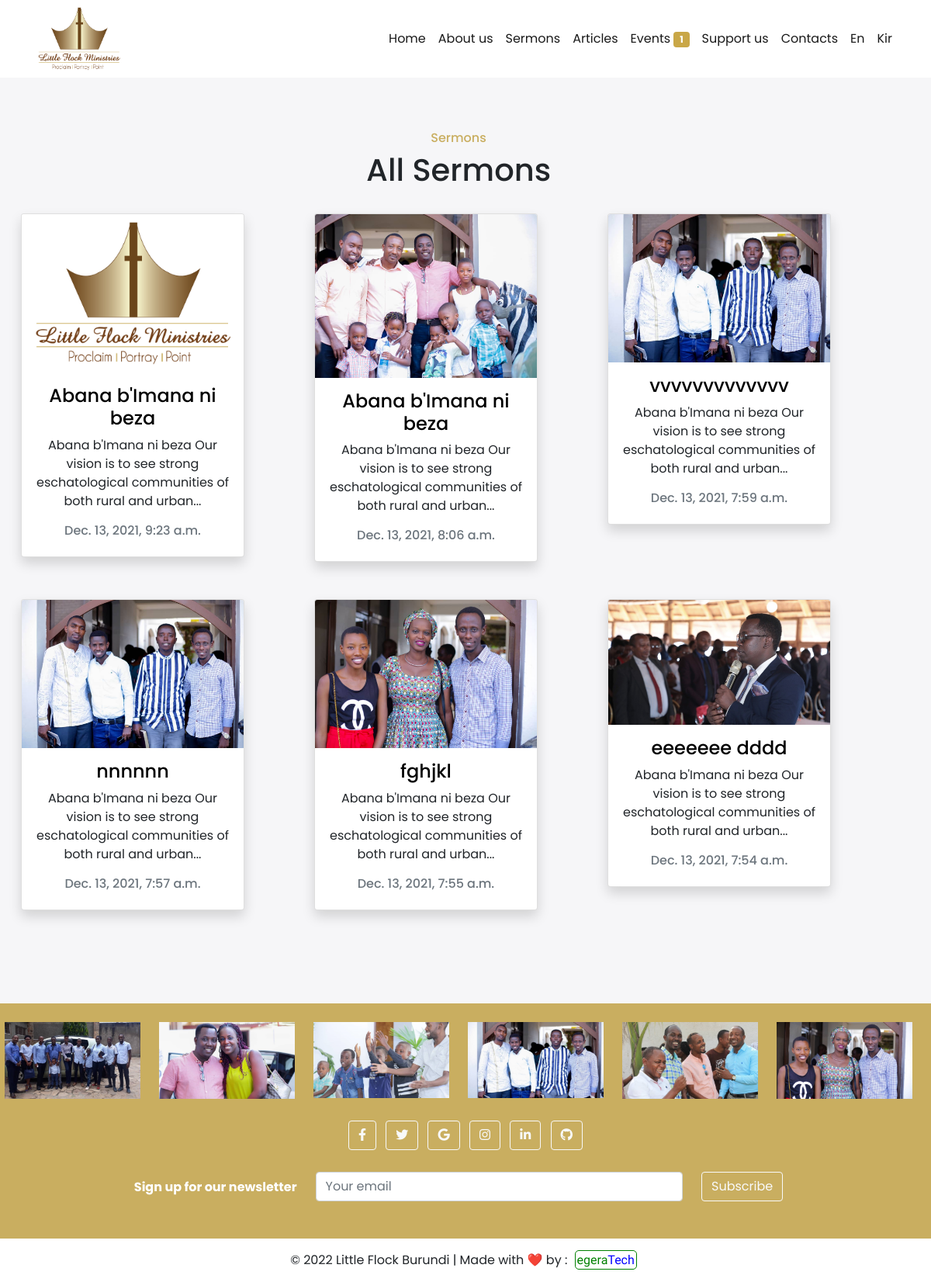
The app's page /sermons/ with its own data.
### flock/models.py (models this page shows, shortened)
class Sermon(models.Model):
    title = models.CharField(max_length=101)
    slug = models.SlugField(max_length=150, unique=True)
    date = models.DateTimeField(auto_now_add=True)
    body = models.TextField()
    photo = models.ImageField(upload_to='%Y/%m/%d/', default='default.png', blank=True)
    def snippet(self):
        return self.body[:100] +'...'

### flock/views.py (the view)
# urls.py: re_path(r'sermons/', views.sermon_list, name='sermons'),
def sermon_list(request):
    sermons = Sermon.objects.all().order_by('-date') #sermons variable receives data from db
    upcomingEvents = Event.objects.all().filter(expired = False).order_by('expiration_date')
    return render(request, 'flock/sermon_list.html', {'sermons':sermons, 'upcomingEvents':upcomingEvents}) #'sermons' receives sermons variable and it will be used in templates

### flock/templates/flock/sermon_list.html (shortened to what this page needs)
{% extends 'flock/base_layout.html' %}
{% block content %}
<div class="container">
    <br>
    <br>
    <div class="row justify-content-center">
      <h6 style="color:#c9ae60;" class="text-center">Sermons</h6>
      <h1 class="text-center">All Sermons</h1>
      <br>
      <div class="row justify-content-center">
        {% for sermon in sermons %}
            <div class="col-md-4 ">
                <br>
                <div class="card shadow" style="width: 18rem; ">
                    <div class="inner"><img class="card-img-top" style="max-width: 100%; height: auto;" src="{{ sermon.photo.url }}">
                    </div>
                    <div class="card-body text-center">
                        <h4 class="card-title"><a href="{% url 'flock:sermon_detail' slug=sermon.slug %}">{{sermon.title}}</a></h4>
                        <p class="card-text">{{ sermon.snippet}}</a></p>
                        <h6 class="text-muted">{{ sermon.date}}</h6>
                    </div>
                </div>
                <br>
            </div>
        {% endfor %}
        </div>
    </div>
</div>
    <br>
    <br>
    <br>
    <br>
{% endblock %}

### assets/styles.css (style rules this page uses)
* { margin: 0px; padding: 0px; box-sizing: border-box; }
.container { margin-top: 8%; }
.inner { overflow: hidden; }
.inner img { transition: all 1.5s ease; }
h4 a { text-decoration: none; color: black; }
h1 { margin-top: 0; font-size: 3rem; display: inline-block; }

### flock/templates/flock/base_layout.html (style rules this page uses)
body { background-color:#f6f6f8 ; margin: 0px; padding: 0px; box-sizing: border-box; font-family: 'Poppins', sans-serif; }

### records on screen
Sermon: photo (placeholder picture), title "Abana b'Imana ni beza", snippet "Abana b'Imana ni beza Our vision is to see strong eschatological communities of both rural and urban...", date "Dec. 13, 2021, 9:23 a.m."
Sermon: photo (picture), title "Abana b'Imana ni beza", snippet "Abana b'Imana ni beza Our vision is to see strong eschatological communities of both rural and urban...", date "Dec. 13, 2021, 8:06 a.m."
Sermon: photo (picture), title "vvvvvvvvvvvvv", snippet "Abana b'Imana ni beza Our vision is to see strong eschatological communities of both rural and urban...", date "Dec. 13, 2021, 7:59 a.m."
Sermon: photo (picture), title "nnnnnn", snippet "Abana b'Imana ni beza Our vision is to see strong eschatological communities of both rural and urban...", date "Dec. 13, 2021, 7:57 a.m."
Sermon: photo (picture), title "fghjkl", snippet "Abana b'Imana ni beza Our vision is to see strong eschatological communities of both rural and urban...", date "Dec. 13, 2021, 7:55 a.m."
Sermon: photo (picture), title "eeeeeee dddd", snippet "Abana b'Imana ni beza Our vision is to see strong eschatological communities of both rural and urban...", date "Dec. 13, 2021, 7:54 a.m."

### other values on screen
{{ upcomingEvents|length }} "1"
